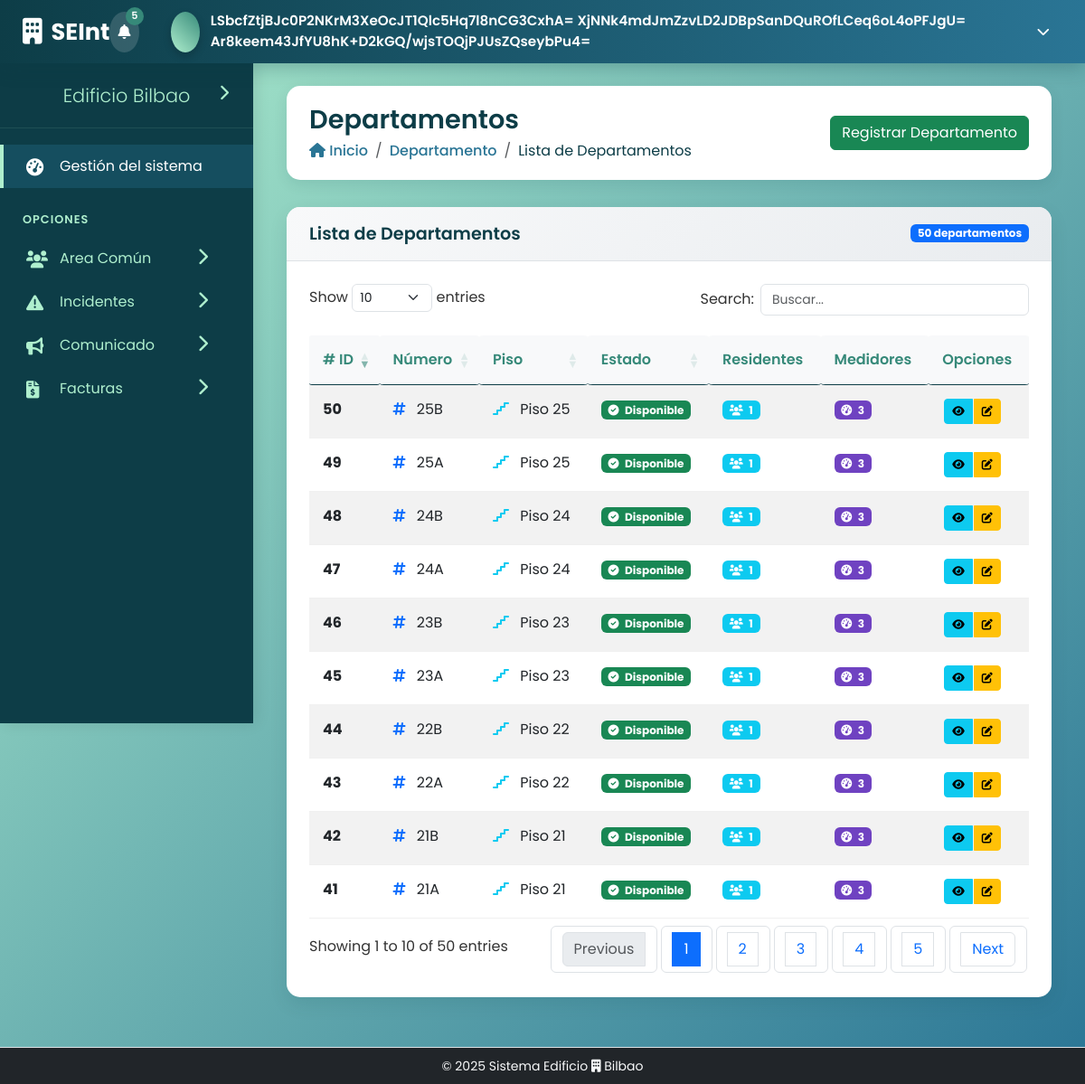
Screenshot of /public/controlador/DepartamentoControlador.php?action=listarDepartamentos (signed in) with the database file from the repository.
### tables this page shows
CREATE TABLE departamento (
                              id_departamento INT AUTO_INCREMENT PRIMARY KEY,
                              numero VARCHAR(10) NOT NULL,
                              piso INT NOT NULL,
                              estado ENUM('ocupado', 'disponible') DEFAULT 'disponible'
);

### public/modelo/DepartamentoModelo.php (called while the page is built, shortened)
<?php
class DepartamentoModelo{
    private $db;
    private $table_departamento = 'departamento';
    private $table_tiene_departamento = 'tiene_departamento';
    private $table_persona = 'persona';
    private $table_medidor = 'medidor';
    private $table_servicio = 'servicio';
    private $table_rol = 'rol';
    public function __construct($db){
        $this->db = $db;
        $this->encryption_key = '1A3F6C9E2B5D8A0C7E4F1A2B3C8D5E6F7A1B2C3D4E5F6A7B8C9D0E1F2A3B4C5D6';
    }
    public function listarDepartamento(){
        $sql = "SELECT
                    d.*,
                    COUNT(DISTINCT td.id_persona) as total_residentes,
                    COUNT(DISTINCT m.id_medidor) as total_medidores
                FROM " . $this->table_departamento . " d
                LEFT JOIN " . $this->table_tiene_departamento . " td
                    ON d.id_departamento = td.id_departamento AND td.estado = 'activo'
                LEFT JOIN " . $this->table_persona . " p
                    ON td.id_persona = p.id_persona AND p.estado = 'activo'
                LEFT JOIN " . $this->table_rol . " r
                    ON p.id_rol = r.id_rol AND r.rol = 'Residente'
                LEFT JOIN " . $this->table_medidor . " m
                    ON d.id_departamento = m.id_departamento AND m.estado = 'activo'
                LEFT JOIN " . $this->table_servicio . " s
                    ON m.id_servicio = s.id_servicio
                GROUP BY d.id_departamento
                ORDER BY d.piso, d.numero";
        $resultado = $this->db->prepare($sql);
        $resultado->execute();
        return $resultado->fetchAll(PDO::FETCH_ASSOC);
    }
}

### public/vista/ListarDepartamentoVista.php (the view, shortened to what this page needs)
<?php include("../../includes/header.php"); ?>
    <div class="page-header fade-in">
        <div class="page-title">
            <h1>Departamentos</h1>
            <nav aria-label="breadcrumb">
                <ol class="breadcrumb">
                    <li class="breadcrumb-item"><a href="#"><i class="fas fa-home"></i> Inicio</a></li>
                    <li class="breadcrumb-item"><a href="#">Departamento</a></li>
                    <li class="breadcrumb-item active" aria-current="page">Lista de Departamentos</li>
                </ol>
            </nav>
        </div>
        <div class="page-actions">
            <a href="DepartamentoControlador.php?action=formularioDepartamento" class="btn btn-success">
                Registrar Departamento
            </a>
        </div>
    </div>
    <div class="row fade-in">
        <div class="col-12">
            <div class="content-box">
                <div class="content-box-header d-flex justify-content-between align-items-center">
                    <h5>Lista de Departamentos</h5>
                    <span class="badge bg-primary"><?php echo count($departamentos); ?> departamentos</span>
                </div>
                <div class="content-box-body">
                    <?php if (empty($departamentos)): ?>
                        <div class="text-center py-4">
                            <i class="fas fa-building fa-3x text-muted mb-3"></i>
                            <p class="text-muted">No hay departamentos registrados</p>
                        </div>
                    <?php else: ?>
                        <div class="table-container">
                            <table id="tablaDepartamentos" class="table table-hover table-striped">
                                <thead>
                                <tr>
                                    <th># ID</th>
                                    <th>Número</th>
                                    <th>Piso</th>
                                    <th>Estado</th>
                                    <th>Residentes</th>
                                    <th>Medidores</th>
                                    <th>Opciones</th>
                                </tr>
                                </thead>
                                <tbody>
                                <?php foreach ($departamentos as $departamento): ?>
                                    <tr>
                                        <td><strong><?php echo htmlspecialchars($departamento['id_departamento']); ?></strong></td>
                                        <td>
                                            <i class="fas fa-hashtag text-primary me-2"></i>
                                            <?php echo htmlspecialchars($departamento['numero']); ?>
                                        </td>
                                        <td>
                                            <i class="fas fa-stairs text-info me-2"></i>
                                            Piso <?php echo htmlspecialchars($departamento['piso']); ?>
                                        </td>
                                        <td>
                                            <?php
                                            $badge_class = '';
                                            switch($departamento['estado']) {
                                                case 'disponible':
                                                    $badge_class = 'bg-success';
                                                    $icon = 'fa-check-circle';
                                                    break;
                                                case 'ocupado':
                                                    $badge_class = 'bg-warning';
                                                    $icon = 'fa-user';
                                                    break;
                                            }
                                            ?>
                                            <span class="badge <?php echo $badge_class; ?>">
                                            <i class="fas <?php echo $icon; ?> me-1"></i>
                                            <?php echo ucfirst(htmlspecialchars($departamento['estado'])); ?>
                                        </span>
                                        </td>
                                        <td>
                                        <span class="badge bg-info">
                                            <i class="fas fa-users me-1"></i>
                                            <?php echo $departamento['total_residentes'] ?? 0; ?>
                                        </span>
                                        </td>
                                        <td>
                                        <span class="badge bg-purple">
                                            <i class="fas fa-tachometer-alt me-1"></i>
                                            <?php echo $departamento['total_medidores'] ?? 0; ?>
                                        </span>
                                        </td>
                                        <td>
                                            <div class="btn-group" role="group">
                                                <button class="btn btn-info btn-sm"
                                                        data-bs-toggle="modal"
                                                        data-bs-target="#detalleDepartamentoModal"
                                                        data-id="<?php echo htmlspecialchars($departamento['id_departamento']); ?>"
                                                        data-numero="<?php echo htmlspecialchars($departamento['numero']); ?>"
                                                        data-piso="<?php echo htmlspecialchars($departamento['piso']); ?>"
                                                        data-estado="<?php echo htmlspecialchars($departamento['estado']); ?>"
                                                        title="Ver detalles del departamento">
                                                    <i class="fas fa-eye"></i>
                                                </button>
                                                <button class="btn btn-warning btn-sm"
                                                        data-bs-toggle="modal"
                                                        data-bs-target="#editarDepartamentoModal"
                                                        data-id="<?php echo htmlspecialchars($departamento['id_departamento']); ?>"
                                                        data-numero="<?php echo htmlspecialchars($departamento['numero']); ?>"
                                                        data-piso="<?php echo htmlspecialchars($departamento['piso']); ?>"
                                                        data-estado="<?php echo htmlspecialchars($departamento['estado']); ?>"
                                                        title="Editar departamento">
                                                    <i class="fas fa-edit"></i>
                                                </button>
                                            </div>
                                        </td>
                                    </tr>
                                <?php endforeach; ?>
                                </tbody>
                            </table>
                        </div>
                    <?php endif; ?>
                </div>
            </div>
        </div>
    </div>
    <link rel="stylesheet" type="text/css" href="https://cdn.datatables.net/1.13.6/css/dataTables.bootstrap5.min.css">
    <link rel="stylesheet" type="text/css" href="https://cdn.datatables.net/responsive/2.5.0/css/responsive.bootstrap5.min.css">
<?php include("../../includes/footer.php"); ?>

### includes/css/dashboard.css (style rules this page uses)
:root { --celeste: #afefce; --verde-suave: #99b6a0; --verde: #368979; --azul: #2a7595; --azul-oscuro: #0d3d47; --sidebar-width: 280px; --sidebar-collapsed-width: 70px; --header-height: 70px; --transition-speed: 0.3s; }
* { margin: 0; padding: 0; box-sizing: border-box; }
body { font-family: 'Poppins', sans-serif; background: linear-gradient(135deg, var(--celeste) 0%, var(--azul) 100%); color: #333; overflow-x: hidden; min-height: 100vh; }
.page-header { display: flex; justify-content: space-between; align-items: center; margin-bottom: 30px; background: white; padding: 20px 25px; border-radius: 15px; box-shadow: 0 5px 15px rgba(13, 61, 71, 0.1); }
.page-title h1 { font-weight: 600; color: var(--azul-oscuro); margin: 0; font-size: 1.8rem; }
.breadcrumb { background: none; padding: 0; margin: 5px 0 0; }
.breadcrumb-item a { color: var(--azul); text-decoration: none; font-weight: 500; }
.breadcrumb-item.active { color: var(--azul-oscuro); }
.content-box { background: white; border-radius: 15px; box-shadow: 0 8px 20px rgba(13, 61, 71, 0.1); margin-bottom: 30px; overflow: hidden; transition: all 0.3s; }
.content-box-header { padding: 18px 25px; border-bottom: 1px solid #f0f0f0; display: flex; justify-content: space-between; align-items: center; background: linear-gradient(to right, #f8f9fa, white); }
.content-box-header h5 { font-weight: 600; margin: 0; color: var(--azul-oscuro); font-size: 1.2rem; }
.content-box-body { padding: 25px; }
.table thead th { color:var(--verde); border-color: #0d3d47; font-weight: 600; padding: 15px; border-radius: 4%; }
.table tbody tr { transition: all 0.2s; }
.table tbody td { padding: 15px; border-color: #f0f0f0; }
.fade-in { animation: fadeIn 0.6s ease-in-out; }

### public/vista/ListarDepartamentoVista.php (style rules this page uses)
.content-box-header { background: linear-gradient(135deg, #f8f9fa 0%, #e9ecef 100%); border-bottom: 1px solid #dee2e6; }
.table th { border-top: none; font-weight: 600; color: var(--azul-oscuro); background-color: #f8f9fa; }
.btn-group .btn { margin: 0 2px; }
.badge { font-size: 0.75rem; }
.btn-sm { padding: 0.25rem 0.5rem; font-size: 0.75rem; }
.table-container { width: 100%; overflow-x: hidden; }
.bg-purple { background-color: #6f42c1 !important; }
#tablaDepartamentos { width: 100% !important; table-layout: auto; }

### rows the page displays
departamento: id_departamento "41", numero "21A", piso "21", estado "Disponible", total_residentes "1", total_medidores "3"
departamento: id_departamento "42", numero "21B", piso "21", estado "Disponible", total_residentes "1", total_medidores "3"
departamento: id_departamento "43", numero "22A", piso "22", estado "Disponible", total_residentes "1", total_medidores "3"
departamento: id_departamento "44", numero "22B", piso "22", estado "Disponible", total_residentes "1", total_medidores "3"
departamento: id_departamento "45", numero "23A", piso "23", estado "Disponible", total_residentes "1", total_medidores "3"
departamento: id_departamento "46", numero "23B", piso "23", estado "Disponible", total_residentes "1", total_medidores "3"
departamento: id_departamento "47", numero "24A", piso "24", estado "Disponible", total_residentes "1", total_medidores "3"
departamento: id_departamento "48", numero "24B", piso "24", estado "Disponible", total_residentes "1", total_medidores "3"
departamento: id_departamento "49", numero "25A", piso "25", estado "Disponible", total_residentes "1", total_medidores "3"
departamento: id_departamento "50", numero "25B", piso "25", estado "Disponible", total_residentes "1", total_medidores "3"

### other values shown
$_SESSION['nombre'] "LSbcfZtjBJc0P2NKrM3XeOcJT1Qlc5Hq7l8nCG3CxhA="
$_SESSION['apellido_paterno'] "XjNNk4mdJmZzvLD2JDBpSanDQuROfLCeq6oL4oPFJgU="
$_SESSION['apellido_materno'] "Ar8keem43JfYU8hK+D2kGQ/wjsTOQjPJUsZQseybPu4="
count($departamentos) "50"
